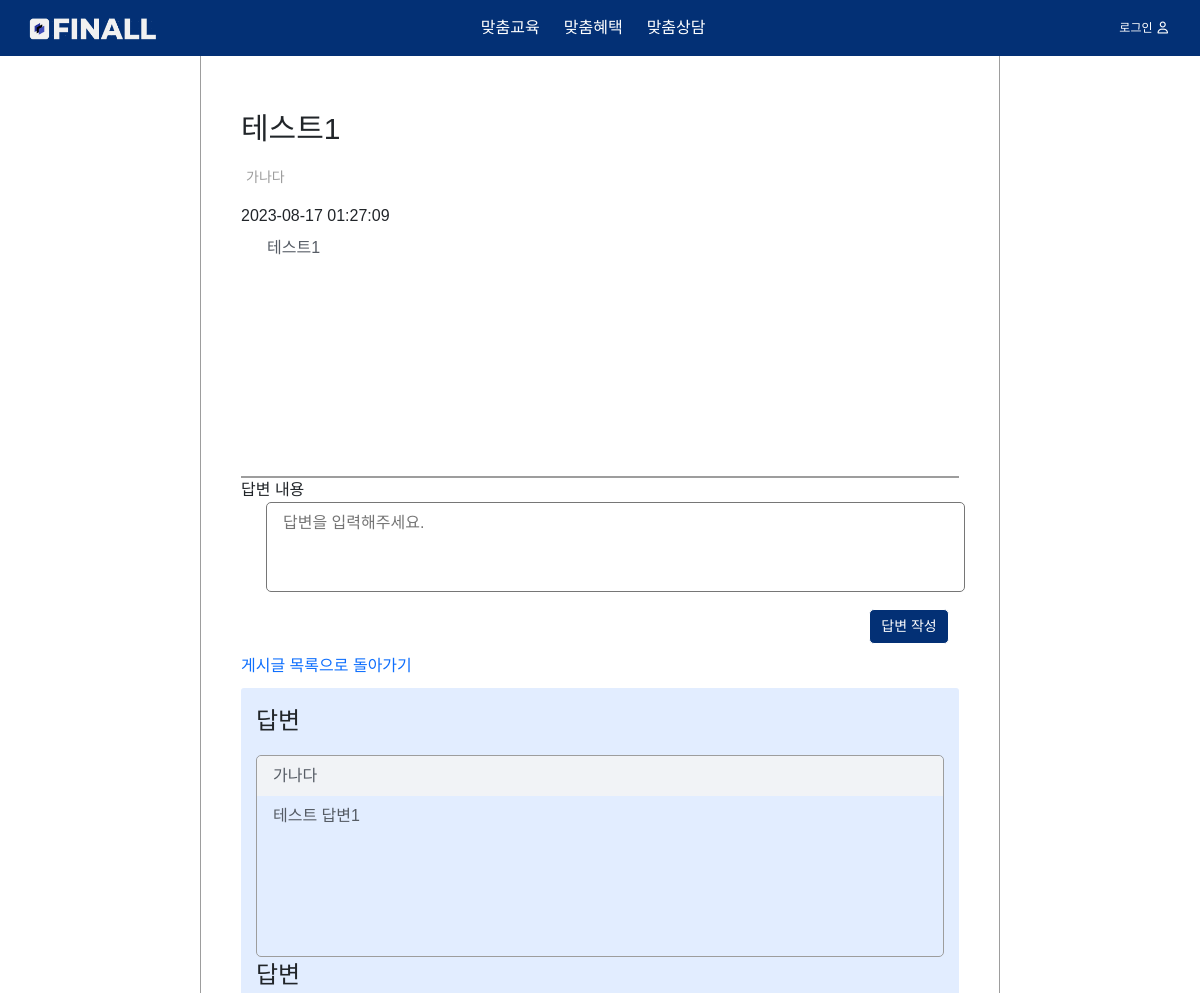
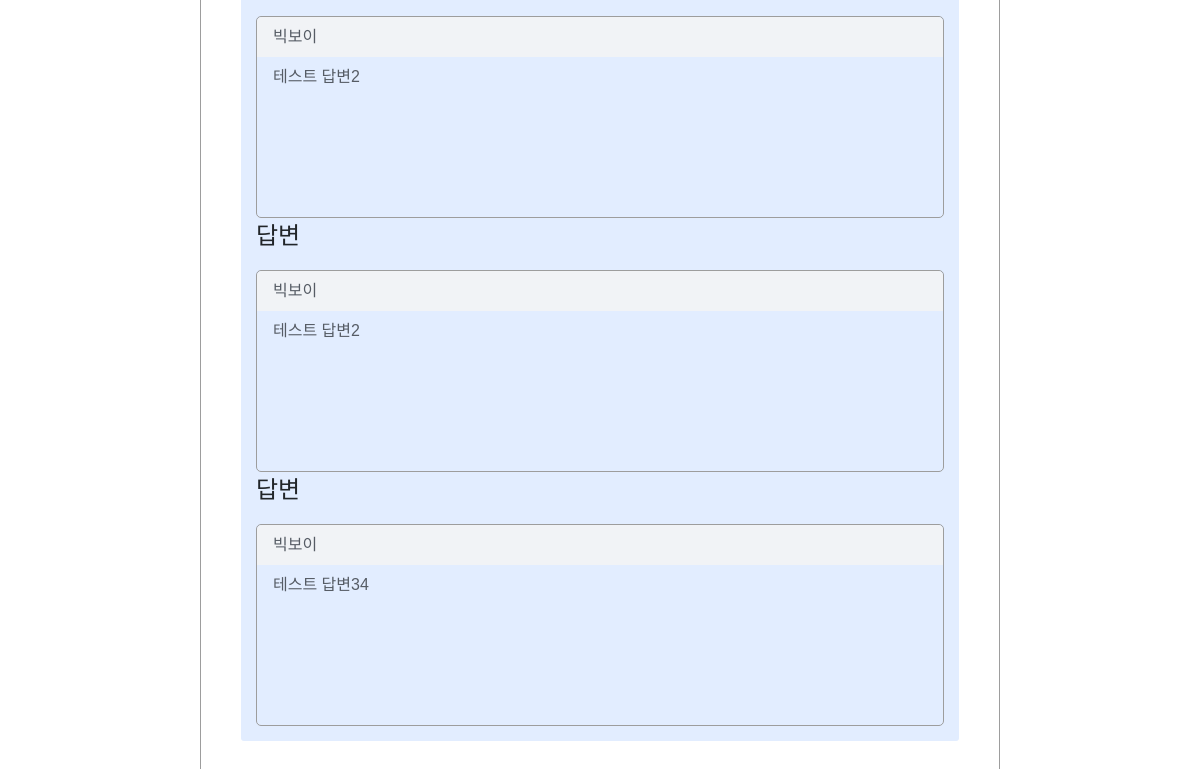
Page /posts/1/ on the earlier database version (2 pictures, top to bottom).
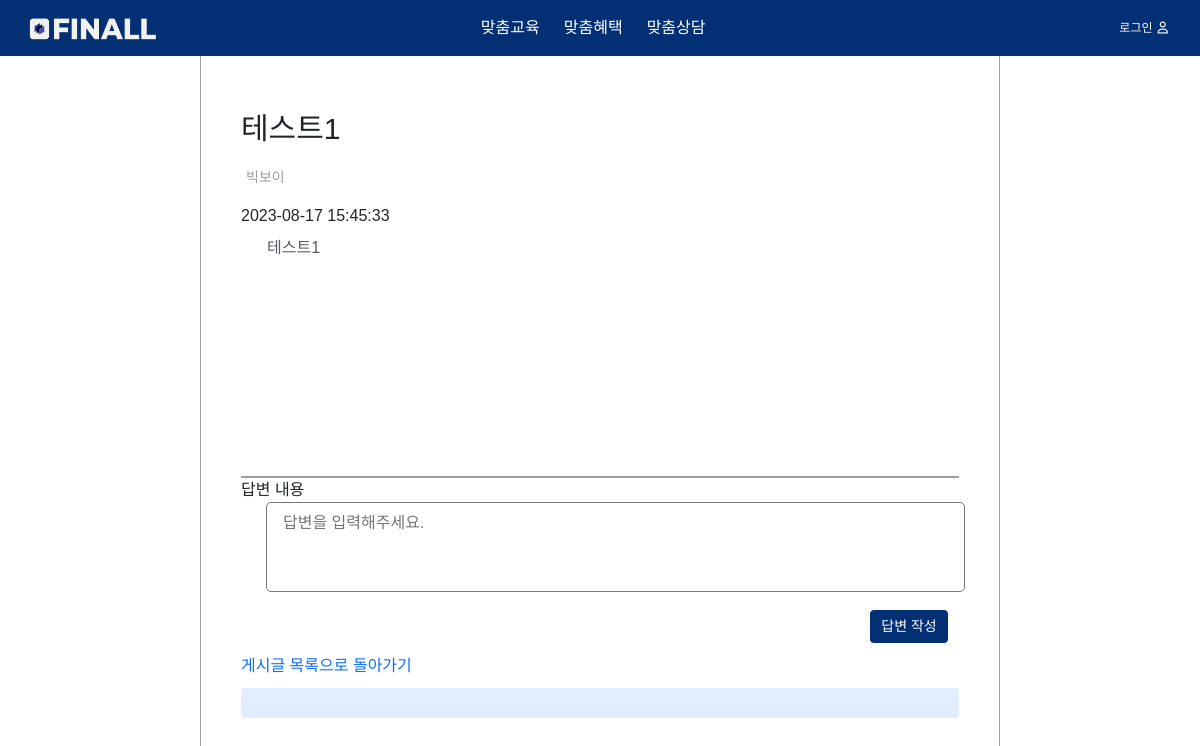
Same page on the later database version.
### post/models.py (models this page shows, shortened)
class Post(models.Model):
    title = models.CharField(max_length=200)
    content = models.TextField()
    author = models.ForeignKey(User, on_delete=models.CASCADE)
    created_at = models.DateTimeField(auto_now_add=True)
    updated_at = models.DateTimeField(auto_now=True)
    categories = models.ManyToManyField(Category)
    categories2 = models.ManyToManyField(Category2)

class Comment(models.Model):
    content = models.TextField()
    author = models.ForeignKey(User, on_delete=models.CASCADE)
    post = models.ForeignKey(Post, related_name='comments', on_delete=models.CASCADE)
    created_at = models.DateTimeField(auto_now_add=True)
    updated_at = models.DateTimeField(auto_now=True)

### post/views.py (the view)
# urls.py: path('posts/<int:pk>/', PostDetailViewHtml.as_view(), name='post_detail'),
class PostDetailViewHtml(generic.DetailView):
    model = Post
    template_name = 'post/Consult_Content.html'

### post/templates/post/Consult_Content.html (shortened to what this page needs)
{% load static %}
<!DOCTYPE html>
<html lang="en">
<head>
    <link href="https://cdn.jsdelivr.net/npm/bootstrap@5.2.3/dist/css/bootstrap.min.css" rel="stylesheet">
    <link rel="stylesheet" href="{% static 'css/Consult_Content.css' %}">
</head>
<body class="gangwon-font">
    <div class="display-container">
        <nav class="navbar fixed-top d-flex justify-content-between align-items-center">
            <div class="navbar_logo">
                <a href="{% url 'main' %}"><img src="{% static 'img/logo.png'%}" alt="브랜드로고"></a>
            </div>
            <ul class="navbar_menu">
                <li><a href="{% url 'education' %}">맞춤교육</a></li>
                <li><a href="{% url 'benefit' %}">맞춤혜택</a></li>
                <li><a href="{% url 'post_list' %}">맞춤상담</a></li>
            </ul>
            <ul class="navbar_login">
                {% if user.is_authenticated %}
                    <li><a href="{% url 'logout' %}">로그아웃<i class="fa-regular fa-user"></i></a></li>
                    <li><a href="{% url 'mypage' %}">마이페이지<i class="fa-regular fa-user"></i></a></li>
                {% else %}
                    <li><a href="{% url 'login' %}">로그인<i class="fa-regular fa-user"></i></a></li>
                {% endif %}
            </ul>
        </nav>
        <div class="content_section">
            <div class="header_section">
                <div class="header"><p>{{ object.title }}</p></div>
                <div class="writer"><p>{{ object.author }}</p></div>
                {{ object.created_at|date:"Y-m-d H:i:s" }}
            </div>
            <div class="incontent">
                <p>{{ object.content }}</p>
                <br>
                <br>
                <br>
                <br>
                <br>
                <br>
                <br>
                <br>
            </div>
            <div class="line"></div>
            <div class="answer_write_tool">
                <div class="tool_write">
                    <form method="post" action="{% url 'comment_create' pk=object.pk %}">
                        <label for="글작성">답변 내용</label>
                        <fieldset><textarea name="content" cols="70" rows="3" placeholder="답변을 입력해주세요."></textarea></fieldset>
                        <div class="writeBtn"><button type="submit">답변 작성</button></div>
                    </form>
                    <a href="{% url 'post_list' %}">게시글 목록으로 돌아가기</a>
                </div>
            </div>
            <div class="answer_section">
                {% for comment in object.comments.all %}
                <div class="outsideheader"><p>답변</p></div>
                <div class="answer_tool">
                    <div class="tool_name"><p>{{ comment.author }}</p></div>
                    <div class="tool_content">
                        <p>
                            {{ comment.content }}
                            <br>
                            <br>
                            <br>
                            <br>
                            <br>
                            <br>
                        </p>
                    </div>
                </div>
                {% endfor %}
            </div>
        </div>
    </div>
</body>
</html>

### static/css/Consult_Content.css (style rules this page uses)
.gangwon-font { font-family: 'GangwonState', sans-serif; }
.display-container { margin: auto; max-width: 800px; margin-left: auto; margin-right: auto; min-height: 100vh; border-left: 1px solid #9d9d9d; border-right: 1px solid #9d9d9d; border-bottom: 1px solid #9d9d9d; }
a { text-decoration: none; }
.navbar { background-color: #033075; padding: 8px 12px; }
.navbar_logo img { width: 130px; height: 25px; margin-left: 15px; }
.navbar_menu { display: flex; list-style: none; padding-left: 0; margin-bottom: 0; margin-right: 90px; }
.navbar_menu li { padding: 8px 12px; }
.navbar a { color: white; }
.navbar_login { list-style: none; color: #f0f4f5; display: flex; padding-left: 0; margin-bottom: 0; margin-right: 20px; font-size: 12px; }
.navbar_login i { padding-left: 5px; }
.content_section { margin-top: 56px; margin-left: 40px; }
.header_section .header { padding-top: 50px; }
.header p { font-size: 30px; }
.writer p { font-size: 14px; color: #9d9d9d; width: 55px; padding: 0 5px; overflow: hidden; text-overflow: ellipsis; white-space: nowrap; }
.incontent p { color: #565c65; font-size: 16px; margin-left: 10px; padding: 8px 16px; }
.content_section .line { border: 1px solid #9d9d9d; margin-right: 40px; }
.writeBtn { display: flex; margin: 10px 50px 10px 0; justify-content: end; }
.writeBtn button { color: white; background-color: #033075; font-size: 14px; border: 1px solid white; border-radius: 5px; width: 80px; height: 35px; }
textarea { resize: none; padding: 8px 16px; margin-left: 25px; border-radius: 5px; }
.answer_write_tool { margin-bottom: 10px; }
.answer_section { background-color: #e2edff; border-radius: 3px; margin-right: 40px; padding: 15px; margin-bottom: 50px; }

Differences in the rows shown:
removed Comment: author "가나다", content "테스트 답변1"
removed Comment: author "빅보이", content "테스트 답변2"
removed Comment: author "빅보이", content "테스트 답변2"
removed Comment: author "빅보이", content "테스트 답변34"
changed Post "테스트1": author "가나다" → "빅보이"; created_at "2023-08-17 01:27:09" → "2023-08-17 15:45:33"
